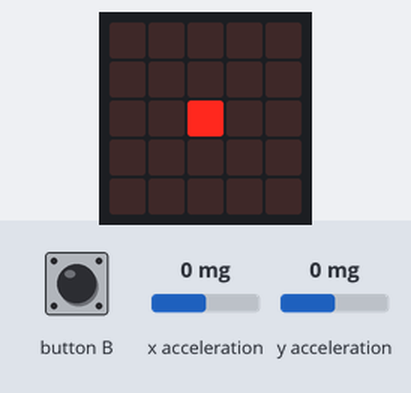
This program was run on a simulated BBC micro:bit running MicroPython. Shown: the board's 5×5 LED display. Inputs (shaded band) come from the test bench; at power-on: x acceleration 0 mg, y acceleration 0 mg.

Above: at 0.4 s.
1.3 s: x acceleration set to -1440 mg
At 1.8 s:
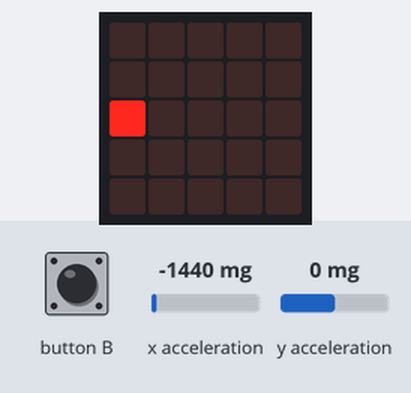
4.3 s: y acceleration set to -18 mg
5.9 s: y acceleration set to -23 mg
At 6.5 s:
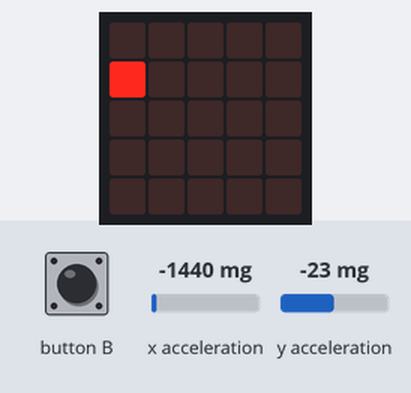
8.9 s: x acceleration set to 0 mg
At 9.6 s:
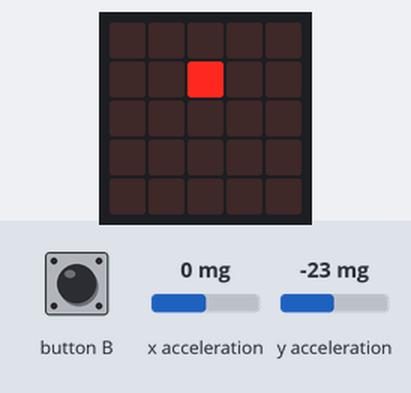
11.9 s: y acceleration set to -1440 mg
At 12.7 s:
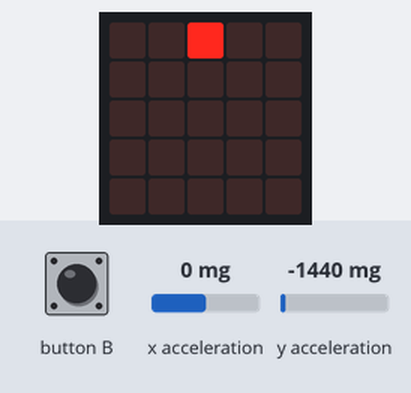
14.9 s: x acceleration set to -1440 mg
At 15.5 s:
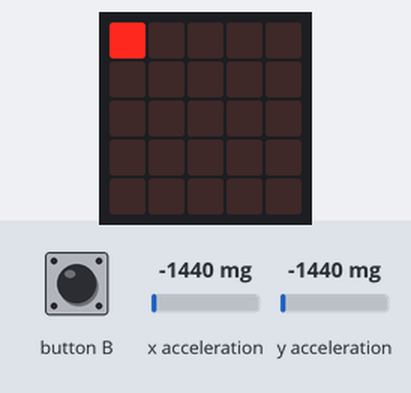
Timing chart, 0 to 17.9 s (numbered marks = the images above; inputs shaded):
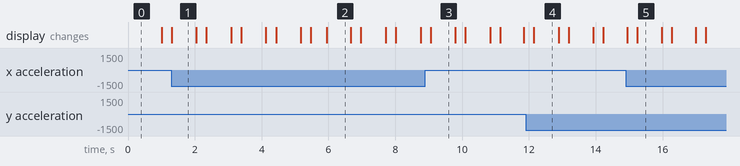

Measured:
- the behaviour switches between -20 and -21 mg on y acceleration (found by bisection; images 1 and 2)
- after the input at 1.3 s, the display: changes at once (image 1)
- after the input at 5.9 s, the display: changes after 0.05 s (image 2)
- after the input at 8.9 s, the display: changes after 0.16 s (image 3)
- after the input at 11.9 s, the display: changes after 0.25 s (image 4)
- after the input at 14.9 s, the display: first differs from a run without the input after 0.34 s (image 5)
- what the display in image 1 shows lasts 0.7 s, from 1.3 s to 2.0 s

The program:

accelerometer_sample.py
```python
from microbit import *

while True:
    if button_b.was_pressed():
        display.clear()
        break

    rx = accelerometer.get_x()
    if rx > 40:
        cx = 4
    elif rx > 20:
        cx = 3
    elif rx < -40:
        cx = 0
    elif rx < -20:
        cx = 1
    else:
        cx = 2

    ry = accelerometer.get_y()
    if ry > 40:
        cy = 4
    elif ry > 20:
        cy = 3
    elif ry < -40:
        cy = 0
    elif ry < -20:
        cy = 1
    else:
        cy = 2

    display.clear()
    display.set_pixel(cx, cy, 9)
    #display.scroll(cx + cy)
```
